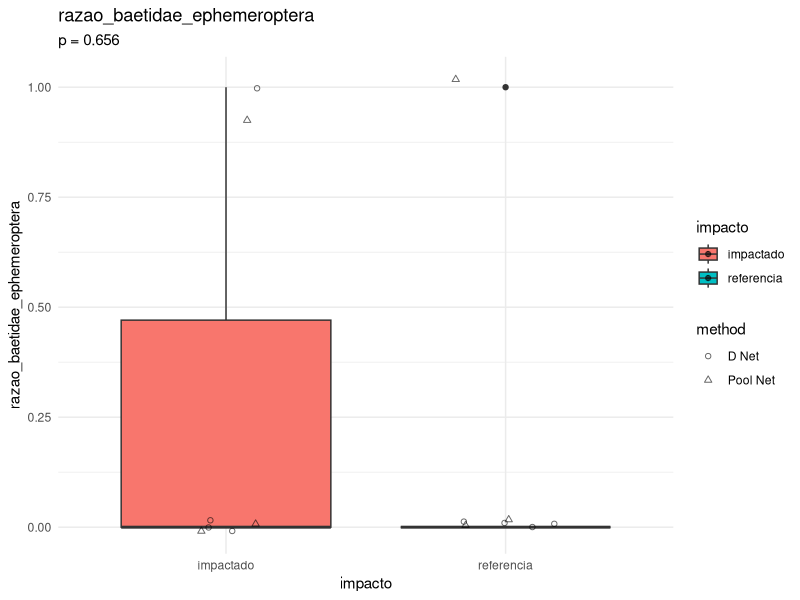
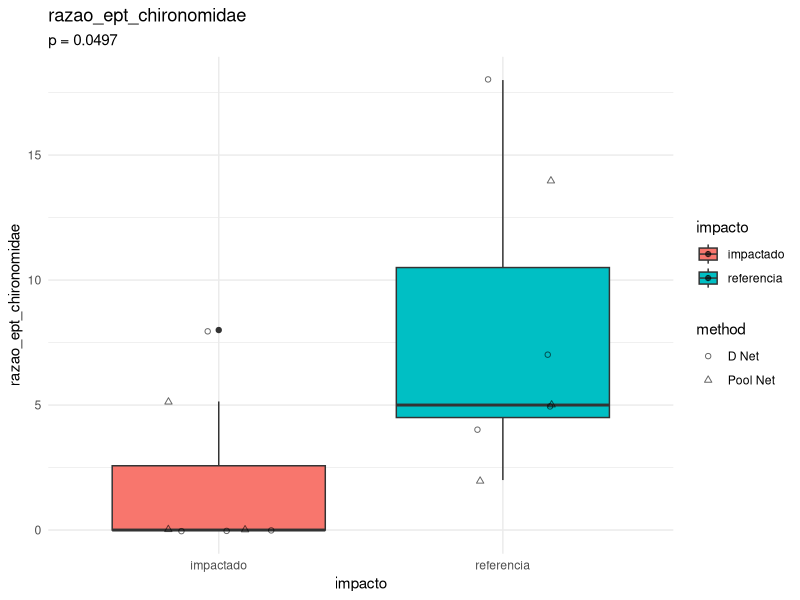
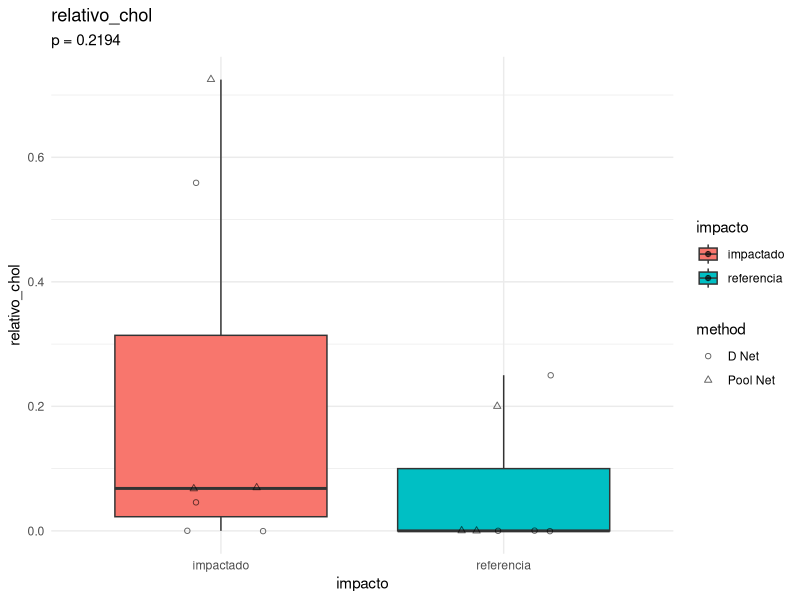
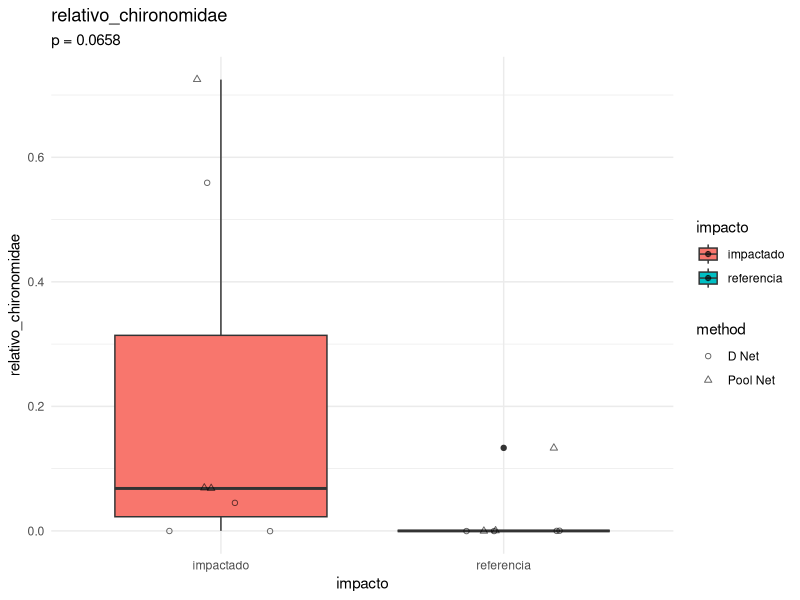
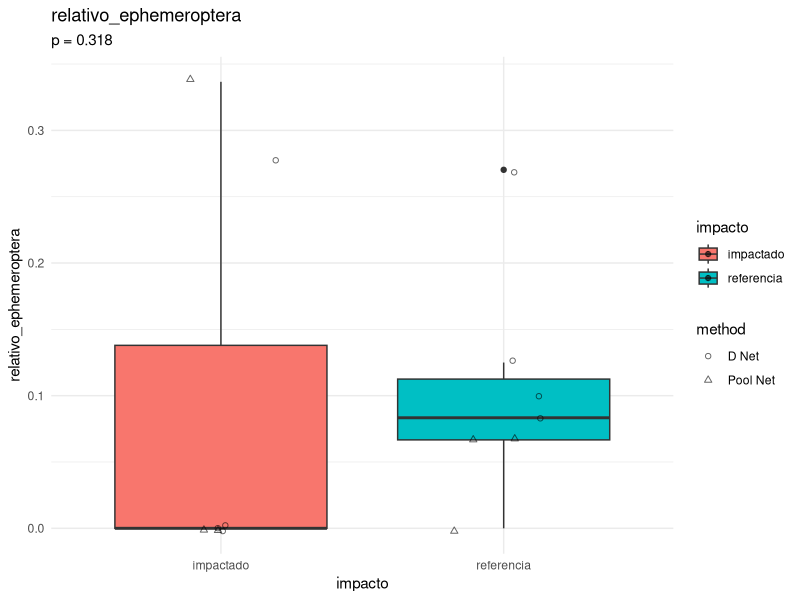
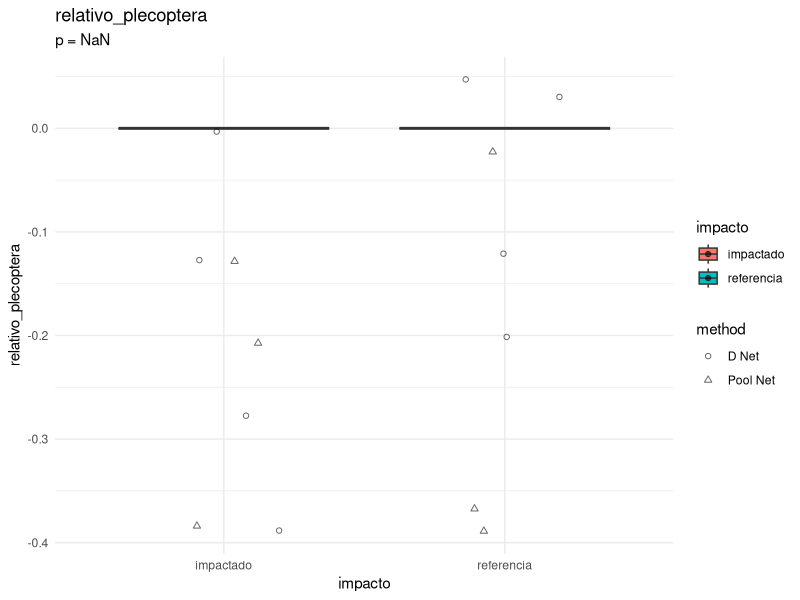
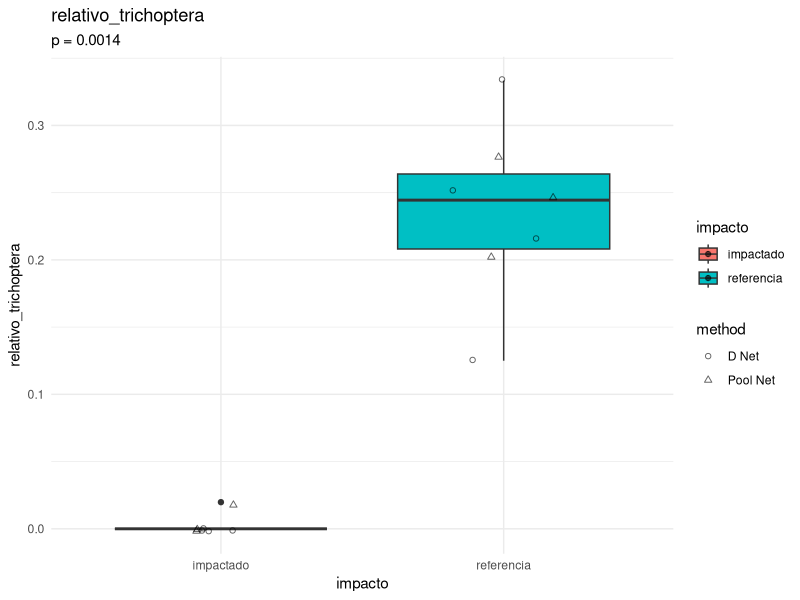
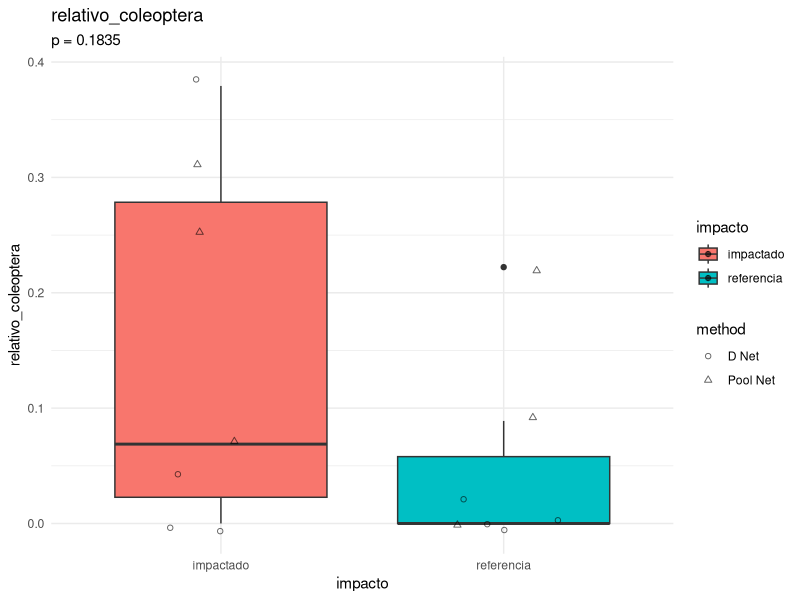

Write R code to recreate these figures, in order.
library(tidyverse)

################################## Configurações ###############################
pontos_referencia <- c("RiodaBarra-P1/2")
pontos_impactado <- c("RiodaBarra-P2")

metodos_de_amostragem <- c("D Net", "Pool Net")

# Pastas de figuras
pasta_figuras <- "figuras/indice_multimetrico"
if (!dir.exists(pasta_figuras)) {
  dir.create(pasta_figuras, recursive = TRUE)
}

# Pasta de tabelas
pasta_tabelas <- "tabelas/indice_multimetrico"
if (!dir.exists(pasta_tabelas)) {
  dir.create(pasta_tabelas, recursive = TRUE)
}

################################## Carregar dados ##############################
indices_df <- read_csv("dados/processado/matriz_indices_imaturos_piata.csv")


############################## Pre-processamento ###############################
# Remover índice de Pielou por ser muito problemático.
vetor_respostas <- indices_df %>%
  select(-pielou_classes, -pielou_ordens, -pielou_familias) %>%
  select(-(campanha:method)) %>%
  names()

# Adicionar coluna de impacto
indices_df <- indices_df %>%
  mutate(
    impacto = case_when(
      locality_name == pontos_referencia ~ "referencia",
      locality_name == pontos_impactado ~ "impactado",
      TRUE ~ "desconsiderado"
    )
  ) 

# Filtrar dados para análise baseado em rede-D e rede de piscina.
dados_filtrados <- indices_df %>%
  filter(impacto != "desconsiderado") %>%
  filter(method %in% metodos_de_amostragem)

################################### Scores #####################################
lista_p_values <- list()


for (i in vetor_respostas) {

  # Teste de Mann-Whitney
  p_value <- wilcox.test(
    formula = as.formula(paste(i, "~ impacto")),
    data = dados_filtrados
  )$p.value
    
  # Criação do gráfico
  plot <- ggplot(
    dados_filtrados,
    aes_string(
      x = "impacto",
      y = i,
      fill = "impacto"
    )
  ) +
    geom_boxplot() +
    geom_jitter(aes(shape = method), width = 0.2, alpha = 0.6) +
    scale_shape_manual(values = c(1, 2)) +
    theme_minimal() +
    labs(title = i, subtitle = paste0("p = ", round(p_value, 4)))

  # Salvar o gráfico
  ggsave(
    plot,
    filename = paste0(pasta_figuras, "/boxplot_", i, ".png"),
    width = 8,
    height = 6
  )

  lista_p_values[[i]] <- p_value
}



############################## spearman correlations ###########################


correlations <- cor(
  indices_df %>%
    filter(method %in% metodos_de_amostragem) %>%
    select(all_of(vetor_respostas)),
  method = "spearman"
)

# salvar tabela de correlações (apenas a parte inferior da matriz)
correlations_lower <- correlations
correlations_lower[upper.tri(correlations_lower)] <- ""
write_csv(
  as.data.frame(correlations_lower) %>%
    rownames_to_column(var = "indice_vs_indice"),
  file.path(pasta_tabelas, "correlacoes_spearman_indices_imaturos_piata.csv")
)

################################################################################
